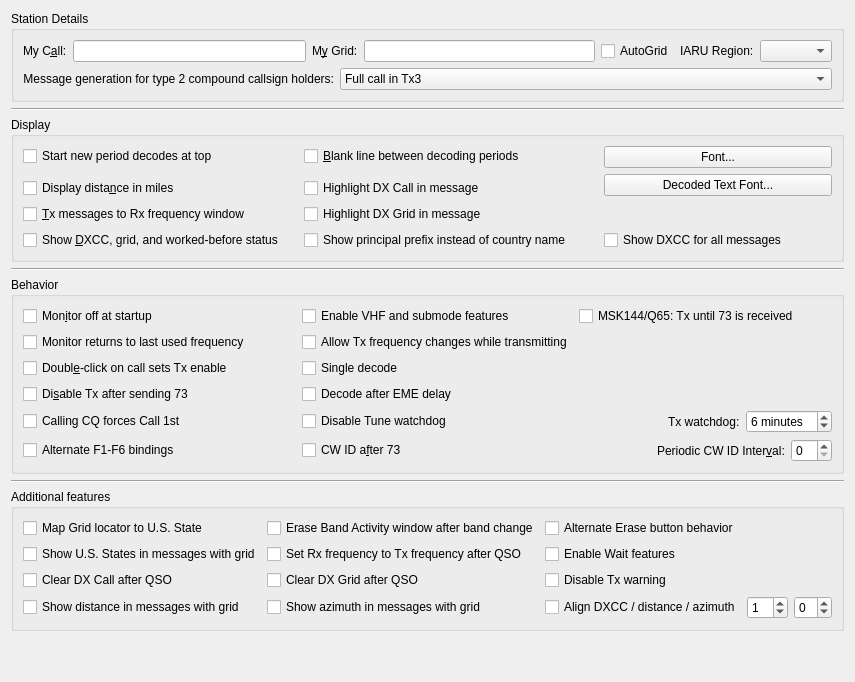
     <widget class="QWidget" name="general_tab">
      <attribute name="title">
       <string>Genera&amp;l</string>
      </attribute>
      <attribute name="toolTip">
       <string>General station details and settings.</string>
      </attribute>
      <layout class="QVBoxLayout" name="verticalLayout_4">
       <item>
        <widget class="QGroupBox" name="station_group_box">
         <property name="title">
          <string>Station Details</string>
         </property>
         <layout class="QVBoxLayout" name="verticalLayout_12">
          <item>
           <layout class="QHBoxLayout" name="horizontalLayout_14">
            <item>
             <layout class="QFormLayout" name="formLayout_3">
              <item row="0" column="0">
               <widget class="QLabel" name="callsign_label">
                <property name="text">
                 <string>My C&amp;all:</string>
                </property>
                <property name="buddy">
                 <cstring>callsign_line_edit</cstring>
                </property>
               </widget>
              </item>
              <item row="0" column="1">
               <widget class="QLineEdit" name="callsign_line_edit">
                <property name="toolTip">
                 <string>Station callsign.</string>
                </property>
               </widget>
              </item>
             </layout>
            </item>
            <item>
             <layout class="QFormLayout" name="formLayout_12">
              <item row="0" column="0">
               <widget class="QLabel" name="grid_label">
                <property name="text">
                 <string>M&amp;y Grid:</string>
                </property>
                <property name="buddy">
                 <cstring>grid_line_edit</cstring>
                </property>
               </widget>
              </item>
              <item row="0" column="1">
               <widget class="QLineEdit" name="grid_line_edit">
                <property name="toolTip">
                 <string>&lt;html&gt;&lt;head/&gt;&lt;body&gt;&lt;p&gt;Maidenhead locator, preferably 6 characters.&lt;/p&gt;&lt;/body&gt;&lt;/html&gt;</string>
                </property>
               </widget>
              </item>
             </layout>
            </item>
            <item>
             <widget class="QCheckBox" name="use_dynamic_grid">
              <property name="toolTip">
               <string>Check to allow grid changes from external programs</string>
              </property>
              <property name="text">
               <string>AutoGrid</string>
              </property>
             </widget>
            </item>
            <item>
             <layout class="QFormLayout" name="formLayout_2">
              <item row="0" column="0">
               <widget class="QLabel" name="label_12">
                <property name="text">
                 <string>IARU Region:</string>
                </property>
                <property name="buddy">
                 <cstring>region_combo_box</cstring>
                </property>
               </widget>
              </item>
              <item row="0" column="1">
               <widget class="QComboBox" name="region_combo_box">
                <property name="toolTip">
                 <string>&lt;html&gt;&lt;head/&gt;&lt;body&gt;&lt;p&gt;Select your IARU region.&lt;/p&gt;&lt;/body&gt;&lt;/html&gt;</string>
                </property>
               </widget>
              </item>
             </layout>
            </item>
           </layout>
          </item>
          <item>
           <layout class="QFormLayout" name="formLayout_13">
            <item row="0" column="0">
             <widget class="QLabel" name="label_5">
              <property name="text">
               <string>Message generation for type 2 compound callsign holders:</string>
              </property>
              <property name="alignment">
               <set>Qt::AlignRight|Qt::AlignTrailing|Qt::AlignVCenter</set>
              </property>
              <property name="buddy">
               <cstring>type_2_msg_gen_combo_box</cstring>
              </property>
             </widget>
            </item>
            <item row="0" column="1">
             <widget class="QComboBox" name="type_2_msg_gen_combo_box">
              <property name="enabled">
               <bool>true</bool>
              </property>
              <property name="toolTip">
               <string>&lt;html&gt;&lt;head/&gt;&lt;body&gt;&lt;p&gt;Type 2 compound callsigns are those with prefixes or suffixes not included in the allowed shortlist (See Help-&amp;gt;Add-on prefixes and suffixes).&lt;/p&gt;&lt;p&gt;This option determines which generated messages should contain your full type 2 compound call sign rather than your base callsign. It only applies if you have a type 2 compound callsign.&lt;/p&gt;&lt;p&gt;This option controls the way the messages that are used to answer CQ calls are generated. Generated messages 6 (CQ) and 5 (73) will always contain your full callsign. The JT65 and JT9 protocols allow for some standard messages with your full call at the expense of another piece of information such as the DX call or your locator.&lt;/p&gt;&lt;p&gt;Choosing message 1 omits the DX callsign which may be an issue when replying to CQ calls. Choosing message 3 also omits the DX callsign and many versions of this and other software will not extract the report. Choosing neither means that your full callsign only goes in your message 5 (73) so your QSO partner may log the wrong callsign.&lt;/p&gt;&lt;p&gt;None of these options are perfect, message 3 is usually best but be aware your QSO partner may not log the report you send them.&lt;/p&gt;&lt;/body&gt;&lt;/html&gt;</string>
              </property>
              <property name="currentIndex">
               <number>1</number>
              </property>
              <item>
               <property name="text">
                <string>Full call in Tx1</string>
               </property>
              </item>
              <item>
               <property name="text">
                <string>Full call in Tx3</string>
               </property>
              </item>
              <item>
               <property name="text">
                <string>Full call in Tx5 only</string>
               </property>
              </item>
             </widget>
            </item>
           </layout>
          </item>
         </layout>
        </widget>
       </item>
       <item>
        <widget class="Line" name="line_5">
         <property name="orientation">
          <enum>Qt::Horizontal</enum>
         </property>
        </widget>
       </item>
       <item>
        <widget class="QGroupBox" name="display_group_box">
         <property name="title">
          <string>Display</string>
         </property>
         <layout class="QGridLayout" name="gridLayout_4">
          <item row="4" column="1">
           <widget class="QCheckBox" name="ppfx_check_box">
            <property name="text">
             <string>Show principal prefix instead of country name        </string>
            </property>
           </widget>
          </item>
          <item row="0" column="2" rowspan="4">
           <layout class="QHBoxLayout" name="horizontalLayout_21" stretch="0">
            <property name="sizeConstraint">
             <enum>QLayout::SetDefaultConstraint</enum>
            </property>
            <item>
             <layout class="QVBoxLayout" name="verticalLayout_6">
              <item>
               <widget class="QPushButton" name="font_push_button">
                <property name="toolTip">
                 <string>Set the font characteristics for the application.</string>
                </property>
                <property name="text">
                 <string>Font...</string>
                </property>
               </widget>
              </item>
              <item>
               <widget class="QPushButton" name="decoded_text_font_push_button">
                <property name="toolTip">
                 <string>Set the font characteristics for the Band Activity and Rx Frequency areas.</string>
                </property>
                <property name="text">
                 <string>Decoded Text Font...</string>
                </property>
               </widget>
              </item>
              <item>
               <spacer name="verticalSpacer">
                <property name="orientation">
                 <enum>Qt::Vertical</enum>
                </property>
                <property name="sizeHint" stdset="0">
                 <size>
                  <width>0</width>
                  <height>0</height>
                 </size>
                </property>
               </spacer>
              </item>
             </layout>
            </item>
           </layout>
          </item>
          <item row="4" column="0">
           <widget class="QCheckBox" name="DXCC_check_box">
            <property name="toolTip">
             <string>Show if decoded stations are new DXCC entities or worked before.</string>
            </property>
            <property name="text">
             <string>Show &amp;DXCC, grid, and worked-before status    </string>
            </property>
            <property name="checked">
             <bool>false</bool>
            </property>
           </widget>
          </item>
          <item row="0" column="0">
           <widget class="QCheckBox" name="decodes_from_top_check_box">
            <property name="toolTip">
             <string>&lt;html&gt;&lt;head/&gt;&lt;body&gt;&lt;p&gt;Check to have decodes for a new period start at the top of the Band Activity window and not scroll off the top when the window is full.&lt;/p&gt;&lt;p&gt;This is to aid selecting decodes to double-click while decoding is still in progress. Use the Band Activity vertical scroll bar to reveal decodes past the bottom of the window.&lt;/p&gt;&lt;/body&gt;&lt;/html&gt;</string>
            </property>
            <property name="text">
             <string>Start new period decodes at top</string>
            </property>
           </widget>
          </item>
          <item row="2" column="0">
           <widget class="QCheckBox" name="miles_check_box">
            <property name="toolTip">
             <string>Show distance to DX station in miles rather than kilometers.</string>
            </property>
            <property name="text">
             <string>Display dista&amp;nce in miles</string>
            </property>
           </widget>
          </item>
          <item row="3" column="0">
           <widget class="QCheckBox" name="TX_messages_check_box">
            <property name="toolTip">
             <string>Show outgoing transmitted messages in the Rx frequency window.</string>
            </property>
            <property name="text">
             <string>&amp;Tx messages to Rx frequency window</string>
            </property>
           </widget>
          </item>
          <item row="4" column="2">
           <widget class="QCheckBox" name="show_country_names_check_box">
            <property name="text">
             <string>Show DXCC for all messages</string>
            </property>
           </widget>
          </item>
          <item row="3" column="1">
           <widget class="QCheckBox" name="cbHighlightDXgrid">
            <property name="text">
             <string>Highlight DX Grid in message</string>
            </property>
           </widget>
          </item>
          <item row="2" column="1">
           <widget class="QCheckBox" name="cbHighlightDXcall">
            <property name="text">
             <string>Highlight DX Call in message</string>
            </property>
           </widget>
          </item>
          <item row="0" column="1">
           <widget class="QCheckBox" name="insert_blank_check_box">
            <property name="toolTip">
             <string>Include a separator line between periods in the band activity window.</string>
            </property>
            <property name="text">
             <string>&amp;Blank line between decoding periods</string>
            </property>
           </widget>
          </item>
         </layout>
        </widget>
       </item>
       <item>
        <widget class="Line" name="line_7">
         <property name="orientation">
          <enum>Qt::Horizontal</enum>
         </property>
        </widget>
       </item>
       <item>
        <widget class="QGroupBox" name="behaviour_group_box">
         <property name="title">
          <string>Behavior</string>
         </property>
         <layout class="QGridLayout" name="gridLayout_8">
          <item row="7" column="0">
           <widget class="QCheckBox" name="alternate_bindings_check_box">
            <property name="text">
             <string>Alternate F1-F6 bindings</string>
            </property>
           </widget>
          </item>
          <item row="5" column="0">
           <widget class="QCheckBox" name="force_call_1st_check_box">
            <property name="text">
             <string>Calling CQ forces Call 1st</string>
            </property>
           </widget>
          </item>
          <item row="2" column="2">
           <widget class="QCheckBox" name="single_decode_check_box">
            <property name="text">
             <string>Single decode</string>
            </property>
           </widget>
          </item>
          <item row="1" column="2">
           <widget class="QCheckBox" name="tx_QSY_check_box">
            <property name="toolTip">
             <string>&lt;html&gt;&lt;head/&gt;&lt;body&gt;&lt;p&gt;Some rigs are not able to process CAT commands while transmitting. This means that if you are operating in split mode you may have to uncheck this option.&lt;/p&gt;&lt;/body&gt;&lt;/html&gt;</string>
            </property>
            <property name="text">
             <string>Allow Tx frequency changes while transmitting</string>
            </property>
           </widget>
          </item>
          <item row="0" column="0">
           <widget class="QCheckBox" name="monitor_off_check_box">
            <property name="toolTip">
             <string>Don't start decoding until the monitor button is clicked.</string>
            </property>
            <property name="text">
             <string>Mon&amp;itor off at startup</string>
            </property>
            <property name="checked">
             <bool>false</bool>
            </property>
           </widget>
          </item>
          <item row="3" column="2">
           <widget class="QCheckBox" name="decode_at_52s_check_box">
            <property name="text">
             <string>Decode after EME delay</string>
            </property>
           </widget>
          </item>
          <item row="0" column="2">
           <widget class="QCheckBox" name="enable_VHF_features_check_box">
            <property name="text">
             <string>Enable VHF and submode features</string>
            </property>
           </widget>
          </item>
          <item row="3" column="0">
           <widget class="QCheckBox" name="disable_TX_on_73_check_box">
            <property name="toolTip">
             <string>Turns off automatic transmissions after sending a 73 or any other free
text message.</string>
            </property>
            <property name="text">
             <string>Di&amp;sable Tx after sending 73</string>
            </property>
           </widget>
          </item>
          <item row="7" column="2" colspan="2">
           <layout class="QHBoxLayout" name="horizontalLayout_9">
            <item>
             <widget class="QCheckBox" name="CW_id_after_73_check_box">
              <property name="toolTip">
               <string>Send a CW ID after every 73 or free text message.</string>
              </property>
              <property name="text">
               <string>CW ID a&amp;fter 73</string>
              </property>
             </widget>
            </item>
            <item>
             <spacer name="horizontalSpacer">
              <property name="orientation">
               <enum>Qt::Horizontal</enum>
              </property>
              <property name="sizeHint" stdset="0">
               <size>
                <width>0</width>
                <height>0</height>
               </size>
              </property>
             </spacer>
            </item>
            <item>
             <widget class="QLabel" name="label">
              <property name="sizePolicy">
               <sizepolicy hsizetype="Preferred" vsizetype="Preferred">
                <horstretch>0</horstretch>
                <verstretch>0</verstretch>
               </sizepolicy>
              </property>
              <property name="text">
               <string>Periodic CW ID Inter&amp;val:</string>
              </property>
              <property name="buddy">
               <cstring>CW_id_interval_spin_box</cstring>
              </property>
             </widget>
            </item>
            <item>
             <widget class="QSpinBox" name="CW_id_interval_spin_box">
              <property name="toolTip">
               <string>Send a CW ID periodically every few minutes.
This might be required under your countries licence regulations.
It will not interfere with other users as it is always sent in the
quiet period when decoding is done.</string>
              </property>
             </widget>
            </item>
           </layout>
          </item>
          <item row="1" column="0">
           <widget class="QCheckBox" name="monitor_last_used_check_box">
            <property name="toolTip">
             <string>&lt;html&gt;&lt;head/&gt;&lt;body&gt;&lt;p&gt;Check this if you wish to automatically return to the last monitored frequency when monitor is enabled, leave it unchecked if you wish to have the current rig frequency maintained.&lt;/p&gt;&lt;/body&gt;&lt;/html&gt;</string>
            </property>
            <property name="text">
             <string>Monitor returns to last used frequency</string>
            </property>
           </widget>
          </item>
          <item row="2" column="0">
           <widget class="QCheckBox" name="quick_call_check_box">
            <property name="toolTip">
             <string>Automatic transmission mode.</string>
            </property>
            <property name="text">
             <string>Doubl&amp;e-click on call sets Tx enable</string>
            </property>
           </widget>
          </item>
          <item row="5" column="2" colspan="2">
           <layout class="QHBoxLayout" name="horizontalLayout_12">
            <item>
             <widget class="QCheckBox" name="disable_Tune_watchdog_check_box">
              <property name="toolTip">
               <string>&lt;html&gt;&lt;head/&gt;&lt;body&gt;&lt;p&gt;Disable the Tune watchdog.&lt;/p&gt;&lt;/body&gt;&lt;/html&gt;</string>
              </property>
              <property name="text">
               <string>Disable Tune watchdog</string>
              </property>
             </widget>
            </item>
            <item>
             <spacer name="horizontalSpacer_7">
              <property name="orientation">
               <enum>Qt::Horizontal</enum>
              </property>
              <property name="sizeHint" stdset="0">
               <size>
                <width>0</width>
                <height>0</height>
               </size>
              </property>
             </spacer>
            </item>
            <item>
             <widget class="QLabel" name="label_10">
              <property name="text">
               <string>Tx watchdog:</string>
              </property>
              <property name="buddy">
               <cstring>tx_watchdog_spin_box</cstring>
              </property>
             </widget>
            </item>
            <item>
             <widget class="QSpinBox" name="tx_watchdog_spin_box">
              <property name="toolTip">
               <string>&lt;html&gt;&lt;head/&gt;&lt;body&gt;&lt;p&gt;Number of minutes before unattended transmissions are aborted&lt;/p&gt;&lt;/body&gt;&lt;/html&gt;</string>
              </property>
              <property name="specialValueText">
               <string>Disabled</string>
              </property>
              <property name="suffix">
               <string> minutes</string>
              </property>
              <property name="prefix">
               <string/>
              </property>
              <property name="value">
               <number>6</number>
              </property>
             </widget>
            </item>
           </layout>
          </item>
          <item row="1" column="1">
           <spacer name="horizontalSpacer_14">
            <property name="orientation">
             <enum>Qt::Horizontal</enum>
            </property>
            <property name="sizeType">
             <enum>QSizePolicy::Fixed</enum>
            </property>
            <property name="sizeHint" stdset="0">
             <size>
              <width>20</width>
              <height>20</height>
             </size>
            </property>
           </spacer>
          </item>
          <item row="0" column="3">
           <widget class="QCheckBox" name="repeat_Tx_check_box">
            <property name="text">
             <string>MSK144/Q65: Tx until 73 is received</string>
            </property>
           </widget>
          </item>
         </layout>
        </widget>
       </item>
       <item>
        <widget class="Line" name="line_2">
         <property name="orientation">
          <enum>Qt::Horizontal</enum>
         </property>
        </widget>
       </item>
       <item>
        <widget class="QGroupBox" name="additional_features_box">
         <property name="title">
          <string>Additional features</string>
         </property>
         <layout class="QGridLayout" name="gridLayout_17">
          <item row="2" column="1">
           <widget class="QCheckBox" name="cbRxToTxAfterQSO">
            <property name="text">
             <string>Set Rx frequency to Tx frequency after QSO</string>
            </property>
           </widget>
          </item>
          <item row="4" column="0">
           <widget class="QCheckBox" name="cb_showDistance">
            <property name="toolTip">
             <string>&lt;html&gt;&lt;head/&gt;&lt;body&gt;&lt;p&gt;If a station sends locator, calculate and show the distance in Band Activity pane.&lt;/p&gt;&lt;/body&gt;&lt;/html&gt;</string>
            </property>
            <property name="text">
             <string>Show distance in messages with grid</string>
            </property>
           </widget>
          </item>
          <item row="1" column="1">
           <widget class="QCheckBox" name="cbEraseBandActivity">
            <property name="text">
             <string>Erase Band Activity window after band change</string>
            </property>
           </widget>
          </item>
          <item row="3" column="1">
           <widget class="QCheckBox" name="cbClearDXgrid">
            <property name="text">
             <string>Clear DX Grid after QSO</string>
            </property>
           </widget>
          </item>
          <item row="2" column="0">
           <widget class="QCheckBox" name="Map_All_Messages">
            <property name="text">
             <string>Show U.S. States in messages with grid</string>
            </property>
           </widget>
          </item>
          <item row="1" column="0">
           <widget class="QCheckBox" name="Map_Grid_to_State">
            <property name="text">
             <string>Map Grid locator to U.S. State</string>
            </property>
           </widget>
          </item>
          <item row="4" column="2">
           <widget class="QCheckBox" name="cb_Align">
            <property name="toolTip">
             <string>&lt;html&gt;&lt;head/&gt;&lt;body&gt;&lt;p&gt;Align the text for DXCC, distance and azimuth.&lt;/p&gt;&lt;/body&gt;&lt;/html&gt;</string>
            </property>
            <property name="text">
             <string>Align DXCC / distance / azimuth</string>
            </property>
           </widget>
          </item>
          <item row="1" column="2">
           <widget class="QCheckBox" name="alternate_erase_button_check_box">
            <property name="text">
             <string>Alternate Erase button behavior</string>
            </property>
           </widget>
          </item>
          <item row="3" column="0">
           <widget class="QCheckBox" name="cbClearDXcall">
            <property name="text">
             <string>Clear DX Call after QSO</string>
            </property>
           </widget>
          </item>
          <item row="4" column="3">
           <widget class="QSpinBox" name="align_spin_box">
            <property name="toolTip">
             <string>&lt;html&gt;&lt;head/&gt;&lt;body&gt;&lt;p&gt;Increase or decrease the space between massage text and DXCC.&lt;/p&gt;&lt;/body&gt;&lt;/html&gt;</string>
            </property>
            <property name="minimum">
             <number>-2</number>
            </property>
            <property name="maximum">
             <number>10</number>
            </property>
            <property name="value">
             <number>1</number>
            </property>
           </widget>
          </item>
          <item row="2" column="2">
           <widget class="QCheckBox" name="enable_Wait_features_check_box">
            <property name="text">
             <string>Enable Wait features</string>
            </property>
           </widget>
          </item>
          <item row="3" column="2">
           <widget class="QCheckBox" name="disable_Tx_warning_check_box">
            <property name="text">
             <string>Disable Tx warning</string>
            </property>
           </widget>
          </item>
          <item row="4" column="1">
           <widget class="QCheckBox" name="cb_showAzimuth">
            <property name="toolTip">
             <string>&lt;html&gt;&lt;head/&gt;&lt;body&gt;&lt;p&gt;If a station sends a valid Maidenhead locator, calculate and show the great-circle azimuth in Band Activity pane.&lt;/p&gt;&lt;/body&gt;&lt;/html&gt;</string>
            </property>
            <property name="text">
             <string>Show azimuth in messages with grid</string>
            </property>
           </widget>
          </item>
          <item row="4" column="4">
           <widget class="QSpinBox" name="align_spin_box2">
            <property name="toolTip">
             <string>&lt;html&gt;&lt;head/&gt;&lt;body&gt;&lt;p&gt;Increase or decrease the space between DXCC and distance/azimuth.&lt;/p&gt;&lt;/body&gt;&lt;/html&gt;</string>
            </property>
            <property name="minimum">
             <number>-8</number>
            </property>
            <property name="maximum">
             <number>5</number>
            </property>
           </widget>
          </item>
         </layout>
        </widget>
       </item>
       <item>
        <spacer name="verticalSpacer_9">
         <property name="orientation">
          <enum>Qt::Vertical</enum>
         </property>
         <property name="sizeHint" stdset="0">
          <size>
           <width>20</width>
           <height>40</height>
          </size>
         </property>
        </spacer>
       </item>
      </layout>
     </widget>
